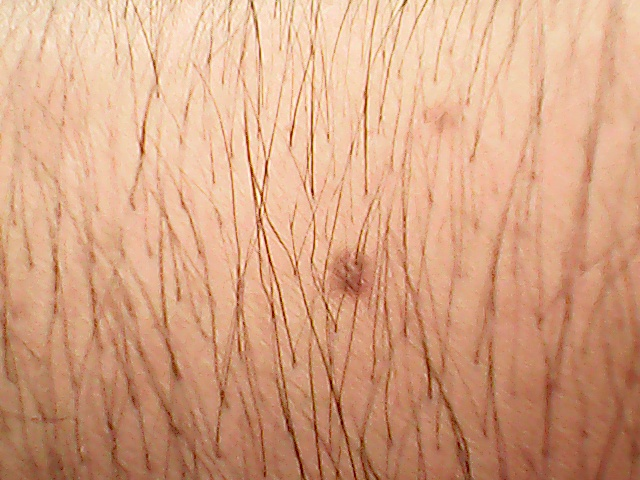
%> input picture foto1.png, 640 x 480 px
$ octave Forma1Benja.m   (GNU Octave 9; MATLAB toolbox functions it lacks are replaced by stand-ins)
%> lines starting %> are read from the running program, lines starting %| are printed output that depends on the picture
im(:,:,:,1)=imread('foto1.png');
%> im is the input picture: size 480x640x3 uint8; mean R, G, B 213.4, 163, 130.9
im(:,:,:,2)=imread('foto2.png');
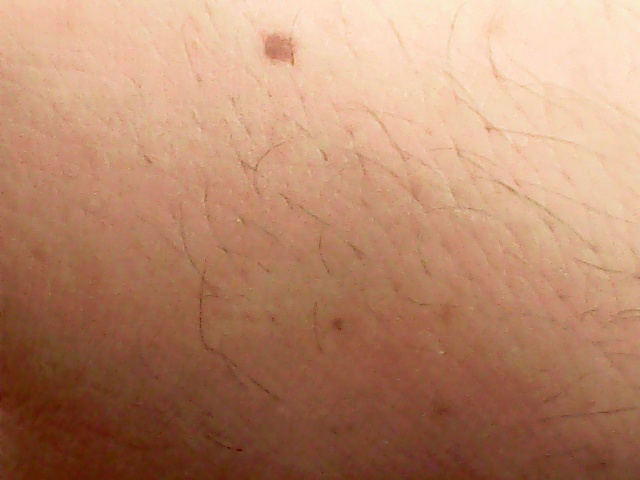
%> input picture foto2.png, 640 x 480 px
im(:,:,:,3)=imread('foto3.png');
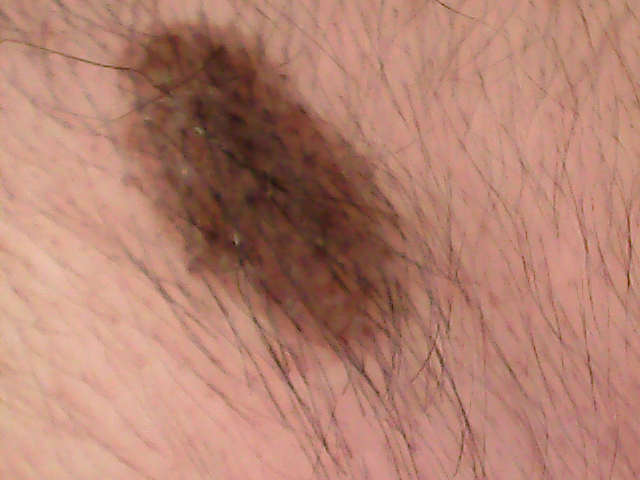
%> input picture foto3.png, 640 x 480 px
im(:,:,:,4)=imread('foto4.png');
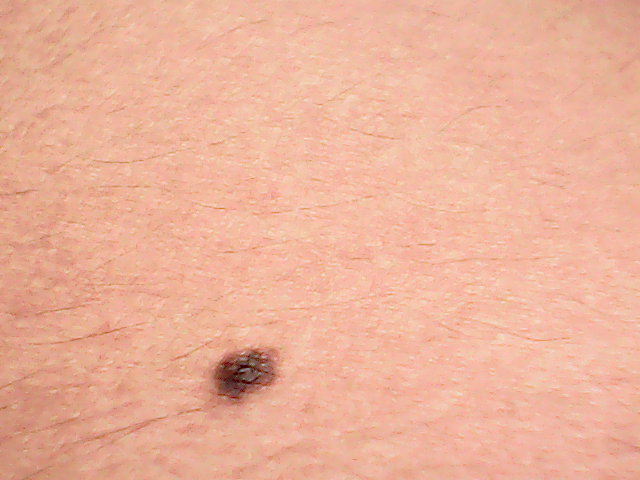
%> input picture foto4.png, 640 x 480 px
im(:,:,:,5)=imread('foto5.png');
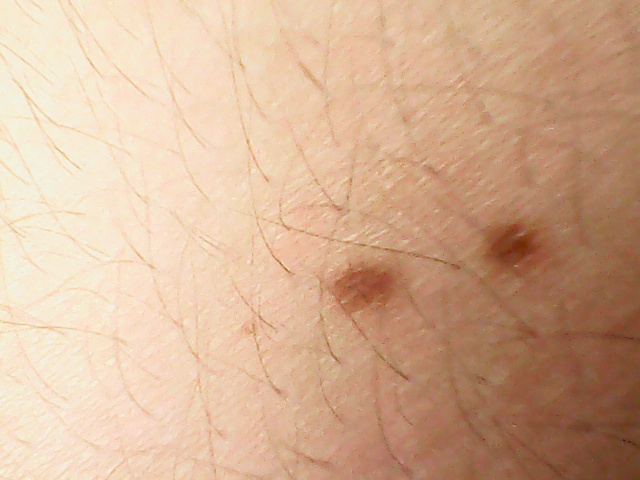
%> input picture foto5.png, 640 x 480 px
im(:,:,:,6)=imread('foto6.png');
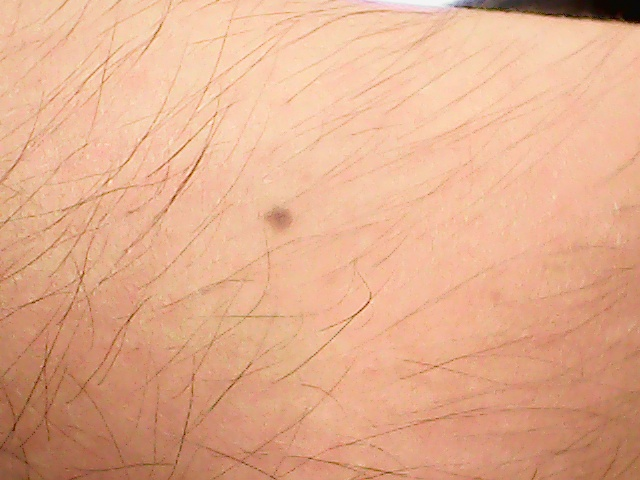
%> input picture foto6.png, 640 x 480 px
%> (the run ends here)
